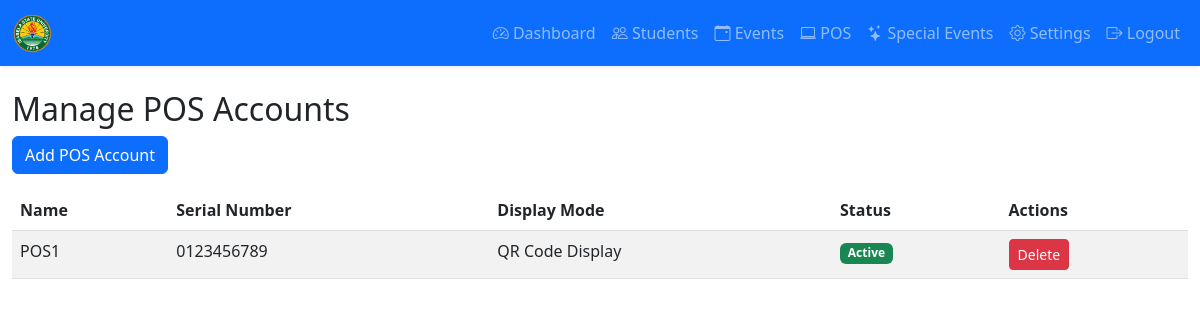
The app's page /pos/ (signed in) with its own data.
### core/models.py (models this page shows, shortened)
class POSAccount(models.Model):
    user = models.OneToOneField(CustomUser, on_delete=models.CASCADE)
    name = models.CharField(max_length=100)
    serial_number = models.CharField(max_length=100, unique=True)
    display_mode = models.CharField(
        max_length=20,
        choices=(('qr', 'QR Code Display'), ('manual', 'Manual Entry')),
        default='qr'
    )
    is_active = models.BooleanField(default=True)
    created_at = models.DateTimeField(auto_now_add=True)

### core/views.py (the view)
# urls.py: path('pos/', views.manage_pos, name='manage_pos'),
@login_required
def manage_pos(request):
    if request.user.user_type != 'admin':
        messages.error(request, 'Access denied')
        return redirect('dashboard')
    pos_accounts = POSAccount.objects.all()
    return render(request, 'admin/manage_pos.html', {'pos_accounts': pos_accounts})

### templates/admin/manage_pos.html (shortened to what this page needs)
{% extends 'base.html' %}
{% block content %}
<h2>Manage POS Accounts</h2>
<div class="mb-3">
    <a href="{% url 'add_pos' %}" class="btn btn-primary">Add POS Account</a>
</div>
<div class="table-wrapper table-responsive">
<table class="table table-striped">
    <thead>
        <tr>
            <th>Name</th>
            <th>Serial Number</th>
            <th>Display Mode</th>
            <th>Status</th>
            <th>Actions</th>
        </tr>
    </thead>
    <tbody>
        {% for pos in pos_accounts %}
        <tr>
            <td>{{ pos.name }}</td>
            <td>{{ pos.serial_number }}</td>
            <td>{{ pos.get_display_mode_display }}</td>
            <td>
                {% if pos.is_active %}
                <span class="badge bg-success">Active</span>
                {% else %}
                <span class="badge bg-secondary">Inactive</span>
                {% endif %}
            </td>
            <td>
                <form method="post" action="{% url 'delete_pos' pos.id %}" style="display:inline;" onsubmit="return confirm('Delete?');">
                    <button class="btn btn-sm btn-danger">Delete</button>
                </form>
            </td>
        </tr>
        {% empty %}
        <tr><td colspan="5" class="text-center">No POS accounts</td></tr>
        {% endfor %}
    </tbody>
</table>
</div>
{% endblock %}

### templates/base.html (style rules this page uses)
table { width: 100%; }
.table-wrapper { overflow-x: auto; }

### records on screen
POSAccount: name "POS1", serial_number "0123456789", display_mode "QR Code Display", is_active "Active"
